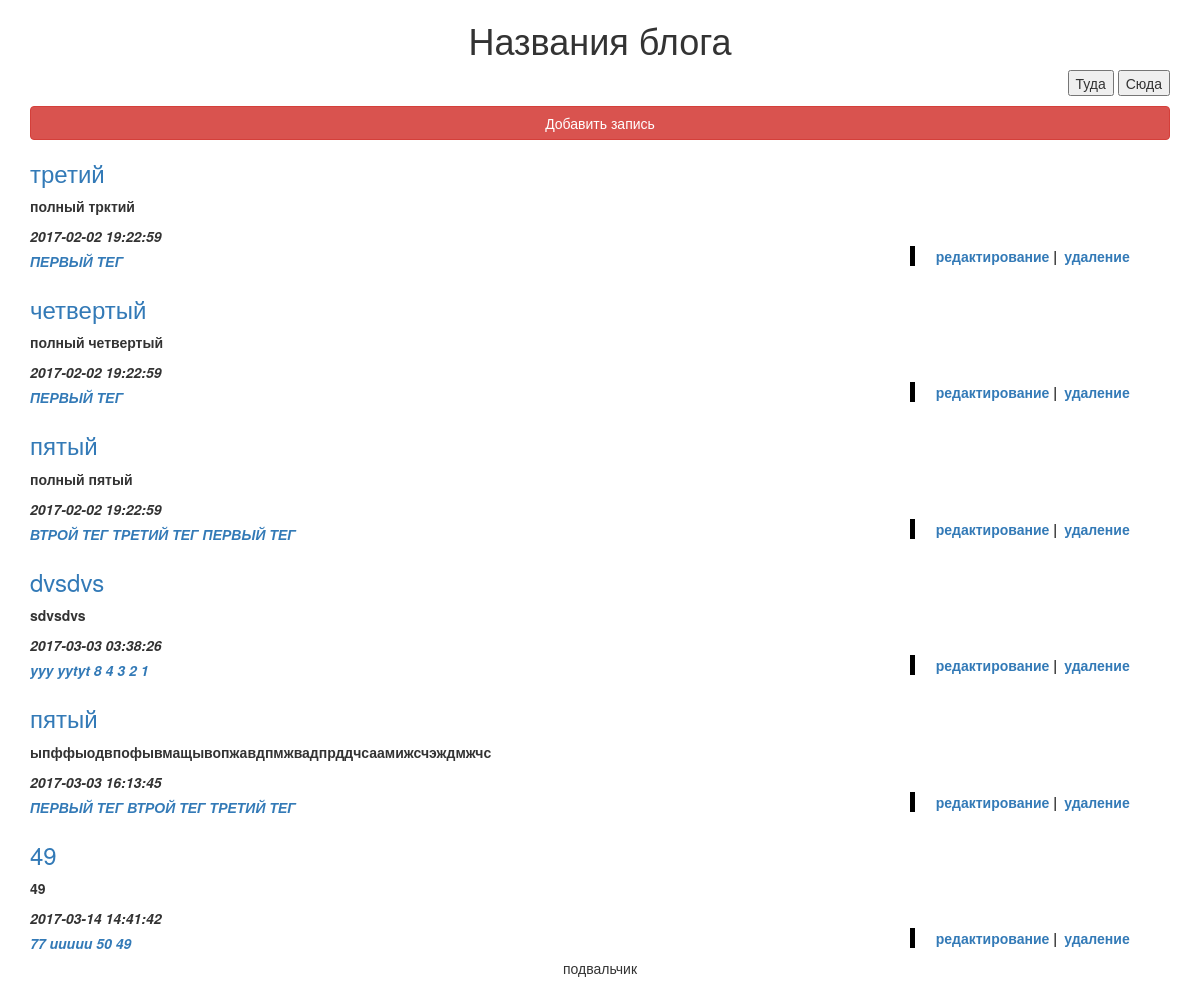
The app's page /admin/index.php with its own data.
### tables this page shows
CREATE TABLE `post` (
  `post_id` bigint(20) NOT NULL,
  `post_title` varchar(255) DEFAULT NULL,
  `post_text` text,
  `post_create_datetime` datetime DEFAULT NULL,
  `post_update_datetime` timestamp NOT NULL DEFAULT CURRENT_TIMESTAMP ON UPDATE CURRENT_TIMESTAMP
);

### models/articles.php (called while the page is built, shortened)
<?php
function articles_all($link, $t_s){
    if ($t_s == "true") {
    $query = "select
                        post.post_id,
                        post.post_title,
                        post.post_text,
                        post.post_create_datetime,
                        tag.tag_title,
                        count(post.post_id) as tag_n,
                        group_concat(tag.tag_title) as tag_name,
                        group_concat(tag.tag_id) as tag_id
                    from
                        post
                        left join post_to_tag on (post.post_id=post_to_tag.post_id)
                            left join tag on (post_to_tag.tag_id=tag.tag_id)
                    group by
                        post.post_id desc" ;
    } else {
     $query = "select
                        post.post_id,
                        post.post_title,
                        post.post_text,
                        post.post_create_datetime,
                        tag.tag_title,
                        count(post.post_id) as tag_n,
                        group_concat(tag.tag_title) as tag_name,
                        group_concat(tag.tag_id) as tag_id
                    from
                        post
                        left join post_to_tag on (post.post_id=post_to_tag.post_id)
                            left join tag on (post_to_tag.tag_id=tag.tag_id)
                    group by
                        post.post_id" ;
    }
    $result = mysqli_query($link, $query);
    $n_rows = mysqli_num_rows($result);
    $articles = array();
    for ($i=0; $i < $n_rows; $i++) {
        $row = mysqli_fetch_assoc($result);
        $tag_name = explode(",", $row[tag_name]);
        $tag_id = explode(",", $row[tag_id]);
        $tag_id_name = array_combine($tag_id, $tag_name);
        $row[tag_id_name] = $tag_id_name;
        $articles[] = $row;
    }
    return $articles;
}
function article_intro($text, $len = 250) {
    return mb_substr($text, 0, $len);
}

### views/articles_ad.php (the view, shortened to what this page needs)
<!DOCTYPE html>
<html>
    <head>
        <link rel="stylesheet" href="../style.css">
        <link rel="stylesheet" href="https://maxcdn.bootstrapcdn.com/bootstrap/3.3.7/css/bootstrap.min.css">
    </head>
    <body>
        <div class="container">
            <div class="title"><h1> Названия блога</h1></div>
        <div>
    <form action="" method="post" class="admin">
        <p style="text-align: right"><button class="new" type="submit" name="sub" value="true">Туда</button>
            <button class="new" type="submit" name="sub" value="false">Сюда</button></p>
    </form>
        </div>
            <div class="article">
            <div>
				<a href="index.php?action=add" class="btn btn-danger btn-block">Добавить запись</a>
			</div>
<table>
    <?php foreach($articles as $artic): ?>
    <tr>
        <th>
             <h3><a href="../article.php?id=<?= $artic[post_id]?>">
                    <?=$artic["post_title"]?></a></h3>
                <p><?=article_intro($artic['post_text'])?></p>
                <em><?=$artic['post_create_datetime']?></em>
    </tr>
    <tr>
        <th   style="width: 80%">
            <div>
                <?php foreach($artic[tag_id_name] as $id_tag => $tag_name): ?>
                    <em><a href="../articles_tag.php?id_tag=<?= $id_tag?>">
                        <?=$tag_name?></a> </em>
                            <?php endforeach ?>
            </div>
        </th>
        <th>
            <div class="vline">
                <p style="text-indent: 1.5em"> <a href="index.php?action=edit&id=<?= $artic[post_id]?>"> редактирование </a>|</p></div>
        </th>
        <th>
            <a href="index.php?action=del&id=<?= $artic[post_id]?>"><p style="text-indent: 0.5em"> удаление </p></a>
        </th>
     </tr>
    <?php endforeach ?>
</table>
            </div>
            </div>
                <footer>
                    <p> подвальчик </p>
                </footer>
    </body>
</html>

### style.css (style rules this page uses)
footer { text-align: center; }
.title { text-align: center; }
.vline { border-left: 5px solid black; }

### records on screen
post: post_title "третий", post_text "полный трктий", post_create_datetime "2017-02-02 19:22:59", tag_name "ПЕРВЫЙ ТЕГ"
post: post_title "четвертый", post_text "полный четвертый", post_create_datetime "2017-02-02 19:22:59", tag_name "ПЕРВЫЙ ТЕГ"
post: post_title "пятый", post_text "полный пятый", post_create_datetime "2017-02-02 19:22:59", tag_name "ВТРОЙ ТЕГ", tag_name "ТРЕТИЙ ТЕГ", tag_name "ПЕРВЫЙ ТЕГ"
post: post_title "dvsdvs", post_text "sdvsdvs", post_create_datetime "2017-03-03 03:38:26", tag_name "yyy", tag_name "yytyt", tag_name "8", tag_name "4", tag_name "3", tag_name "2", tag_name "1"
post: post_title "пятый", post_text "ыпффыодвпофывмащывопжавдпмжвадпрддчсаамижсчэждмжчс", post_create_datetime "2017-03-03 16:13:45", tag_name "ПЕРВЫЙ ТЕГ", tag_name "ВТРОЙ ТЕГ", tag_name "ТРЕТИЙ ТЕГ"
post: post_title "49", post_text "49", post_create_datetime "2017-03-14 14:41:42", tag_name "77", tag_name "uuuuu", tag_name "50", tag_name "49"
